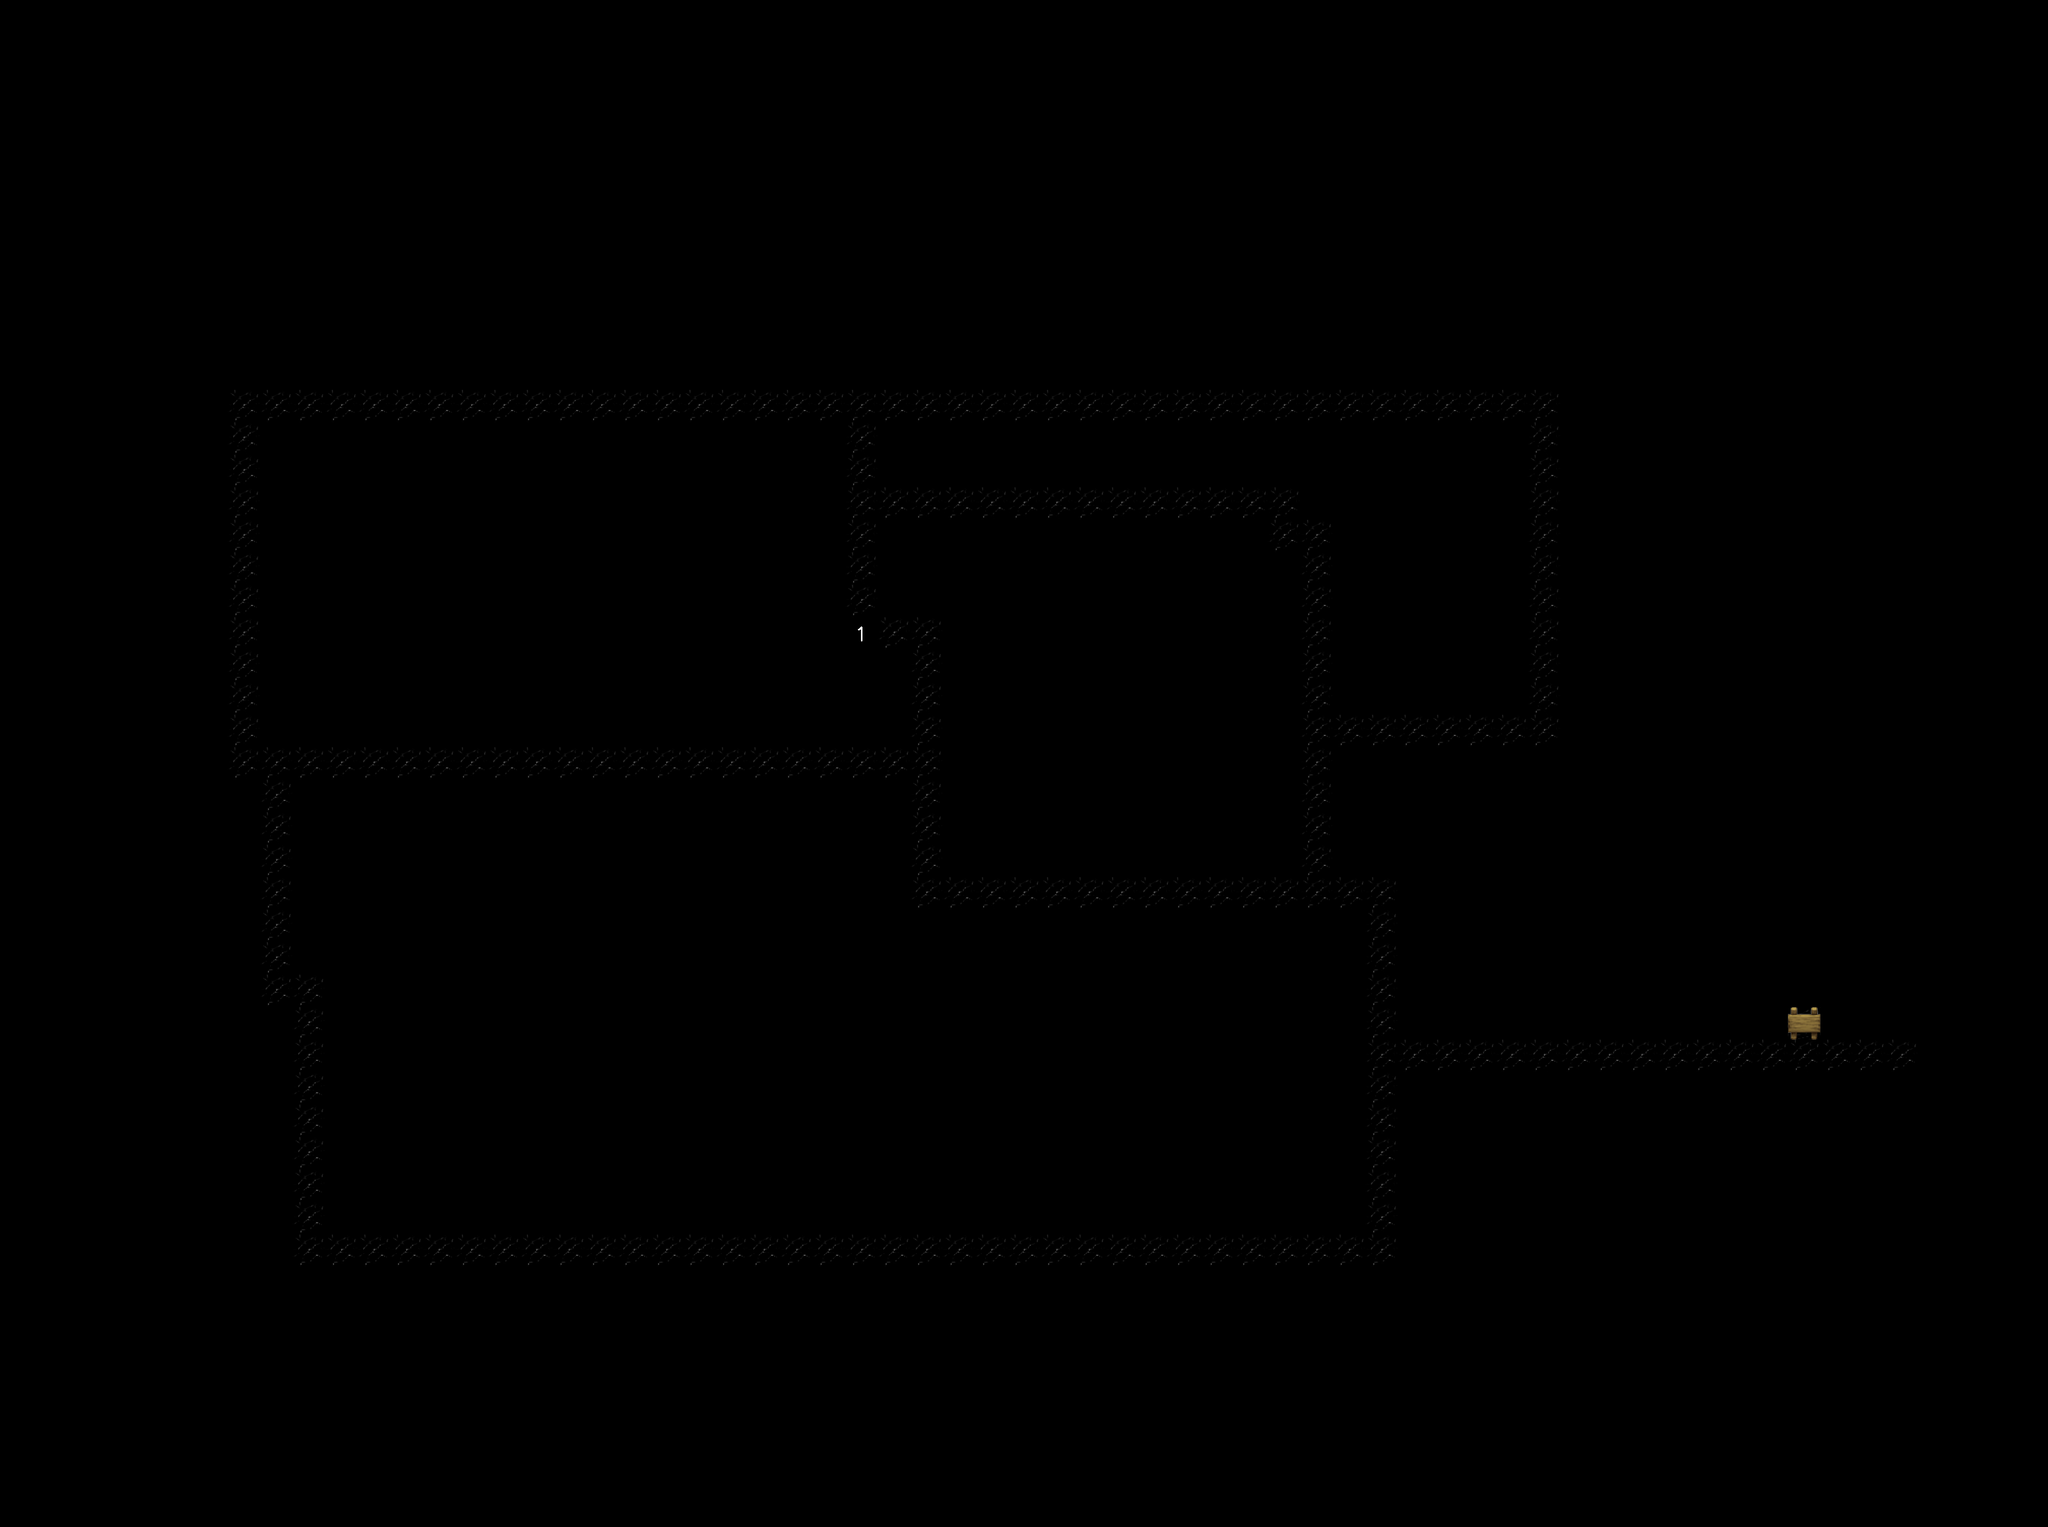

This is a level from a 2D game, rendered from its Tiled map with the project's own tilesets. A one-line summary and the map file follow, with tile-layer data summarised:
An orthogonal 63x47 tile map with 64x64 px tiles, 3 tile layers (Objects, AnimationBlockObjects, AnimationBlockDetails), 5 hidden layers not drawn, 2 tilesets, 1 image layer.

<map version="1.10" tiledversion="1.10.2" orientation="orthogonal" renderorder="right-down" width="63" height="47" tilewidth="64" tileheight="64" infinite="0" nextlayerid="11" nextobjectid="1">
 <editorsettings>
  <export target="../Map/map03/map.csv" format="csv" />
 </editorsettings>
 <tileset firstgid="1" source="tsx/objects.tsx" />
 <tileset firstgid="49" source="tsx/index.tsx" />
 <imagelayer id="2" name="background">
  <image source="../Graphics/tilemap/ground03.png" width="4096" height="3072" />
 </imagelayer>
 <layer id="1" name="Objects" width="63" height="47">
  <data>[2961 cells, 423 non-empty, 2 distinct tile ids]</data>
 </layer>
 <layer id="3" name="Details" width="63" height="47" visible="0">
  <data>[2961 cells, 0 non-empty, 0 distinct tile ids]</data>
 </layer>
 <layer id="9" name="AnimationBlockObjects" width="63" height="47">
  <data>[2961 cells, 0 non-empty, 0 distinct tile ids]</data>
 </layer>
 <layer id="10" name="AnimationBlockDetails" width="63" height="47">
  <data>[2961 cells, 1 non-empty, 1 distinct tile ids]</data>
 </layer>
 <layer id="4" name="Entities" width="63" height="47" visible="0">
  <data>[2961 cells, 0 non-empty, 0 distinct tile ids]</data>
 </layer>
 <layer id="5" name="Events" width="63" height="47" visible="0">
  <data>[2961 cells, 1 non-empty, 1 distinct tile ids]</data>
 </layer>
 <layer id="6" name="Groundtype" width="63" height="47" visible="0">
  <data>[2961 cells, 220 non-empty, 1 distinct tile ids]</data>
 </layer>
 <layer id="7" name="FloorBlocks" width="63" height="47" visible="0">
  <data>[2961 cells, 0 non-empty, 0 distinct tile ids]</data>
 </layer>
</map>
